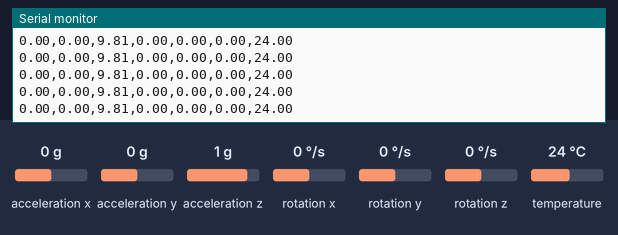
This sketch was run on a simulated Arduino Uno, built with avr-gcc and run on an emulated ATmega328P. On the bench: the last lines printed to the serial monitor. The test bench sets the inputs (shaded band); at power-on: acceleration x 0 g, acceleration y 0 g, acceleration z 1 g, rotation x 0 °/s, rotation y 0 °/s, rotation z 0 °/s, temperature 24 °C.

Above: at 1.3 s.
1.4 s: acceleration x set to -1.4 g
At 1.48 s:
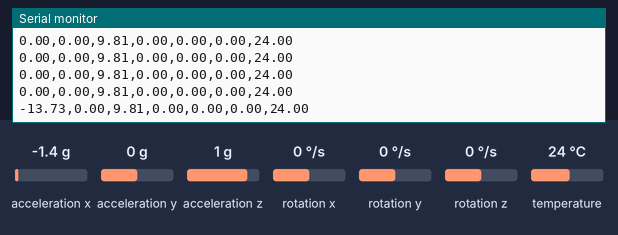
2.9 s: acceleration y set to -1.4 g
At 2.94 s:
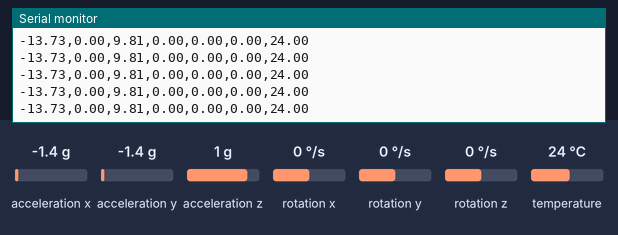
5.9 s: acceleration z set to -1.4 g
At 5.99 s:
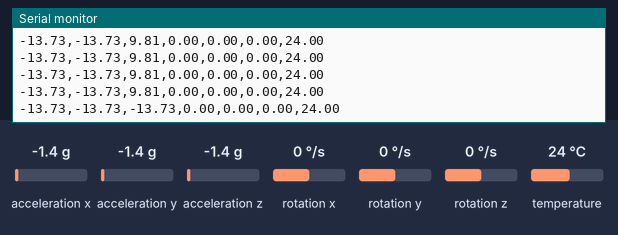
7.4 s: acceleration x set to -0.8 g
At 7.46 s:
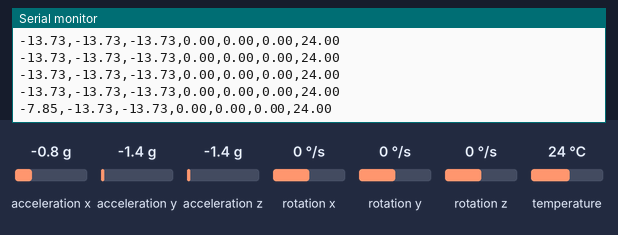
10.4 s: rotation x set to -192 °/s
At 10.4 s:
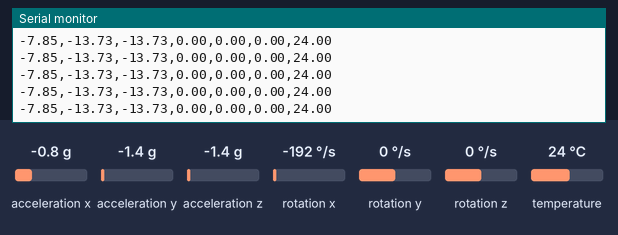
Timing chart, 0 to 12.9 s (numbered marks = the images above; inputs shaded):
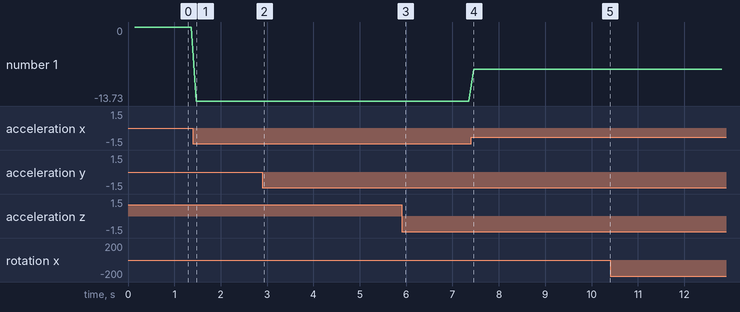

The sketch:

mpu_testing.ino
```cpp
#include <Wire.h>
#include <Adafruit_MPU6050.h>
#include <Adafruit_Sensor.h>

Adafruit_MPU6050 mpu;

void setup(void) {
  Serial.begin(9600); // Set your Serial Monitor and Plotter to this baud rate

  // Try to initialize MPU6050
  if (!mpu.begin()) {
    Serial.println("Failed to find MPU6050 chip!");
    // Loop forever if MPU6050 is not found
    while (1) {
      delay(10);
    }
  }
  Serial.println("MPU6050 Found and Initialized!");

  // Set accelerometer range to +-8G (Good for general movement)
  mpu.setAccelerometerRange(MPU6050_RANGE_8_G);

  // Set gyro range to +- 500 deg/s (Good for general rotation)
  mpu.setGyroRange(MPU6050_RANGE_250_DEG);

  // Set filter bandwidth to 21 Hz (Filters out high-frequency noise)
  mpu.setFilterBandwidth(MPU6050_BAND_21_HZ);

  delay(100); // Give the sensor a moment to stabilize

  // --- LEGEND FOR SERIAL MONITOR & PLOTTER ---
  // This line will print once to the Serial Monitor to tell you what each "Value" in the plotter is.
  Serial.println("AccX,AccY,AccZ,GyroX,GyroY,GyroZ,Temp");
}

void loop() {
  /* Get new sensor events with the readings */
  sensors_event_t a, g, temp;
  mpu.getEvent(&a, &g, &temp);

  // --- Output for Serial Plotter ---
  // The plotter expects comma-separated numerical values on a single line.
  // It won't display the names in the plotter itself, but the legend above helps!

  Serial.print(a.acceleration.x); // Value 0: Acceleration X
  Serial.print(",");
  Serial.print(a.acceleration.y); // Value 1: Acceleration Y
  Serial.print(",");
  Serial.print(a.acceleration.z); // Value 2: Acceleration Z
  Serial.print(",");
  Serial.print(g.gyro.x); // Value 3: Rotation X
  Serial.print(",");
  Serial.print(g.gyro.y); // Value 4: Rotation Y
  Serial.print(",");
  Serial.print(g.gyro.z); // Value 5: Rotation Z
  Serial.print(",");
  Serial.println(temp.temperature); // Value 6: Temperature (use println for the last value to create a new line)

  // You can adjust this delay. Too fast might overwhelm the plotter, too slow
  // might not show smooth changes. 50ms is usually a good starting point.
  delay(100);
}
```

Measured:
- after the input at 1.4 s, the serial monitor: prints a new line after 0.07 s (image 1)
- after the input at 5.9 s, the serial monitor: prints a new line after 0.08 s (image 3)
- after the input at 7.4 s, the serial monitor: prints a new line after 0.05 s (image 4)
- plotted number 1: 0 → -13.73 after the input at 1.4 s, -13.73 → -7.85 after the input at 7.4 s
